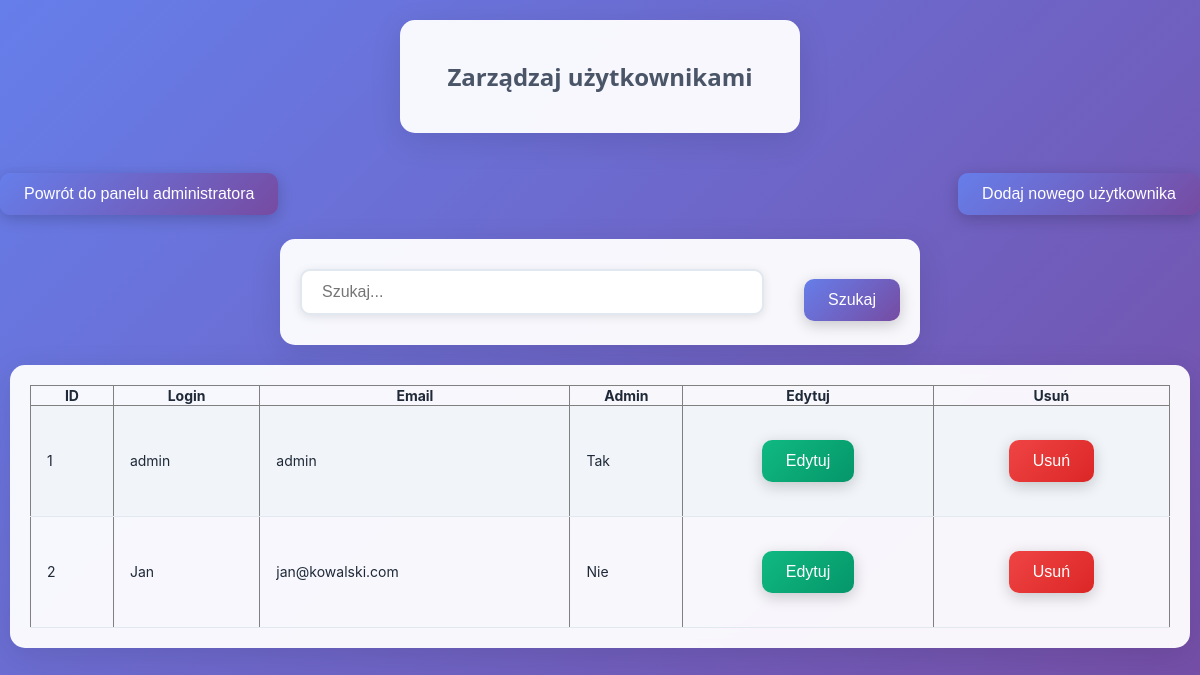
The app's page /manage_users.php, older data.
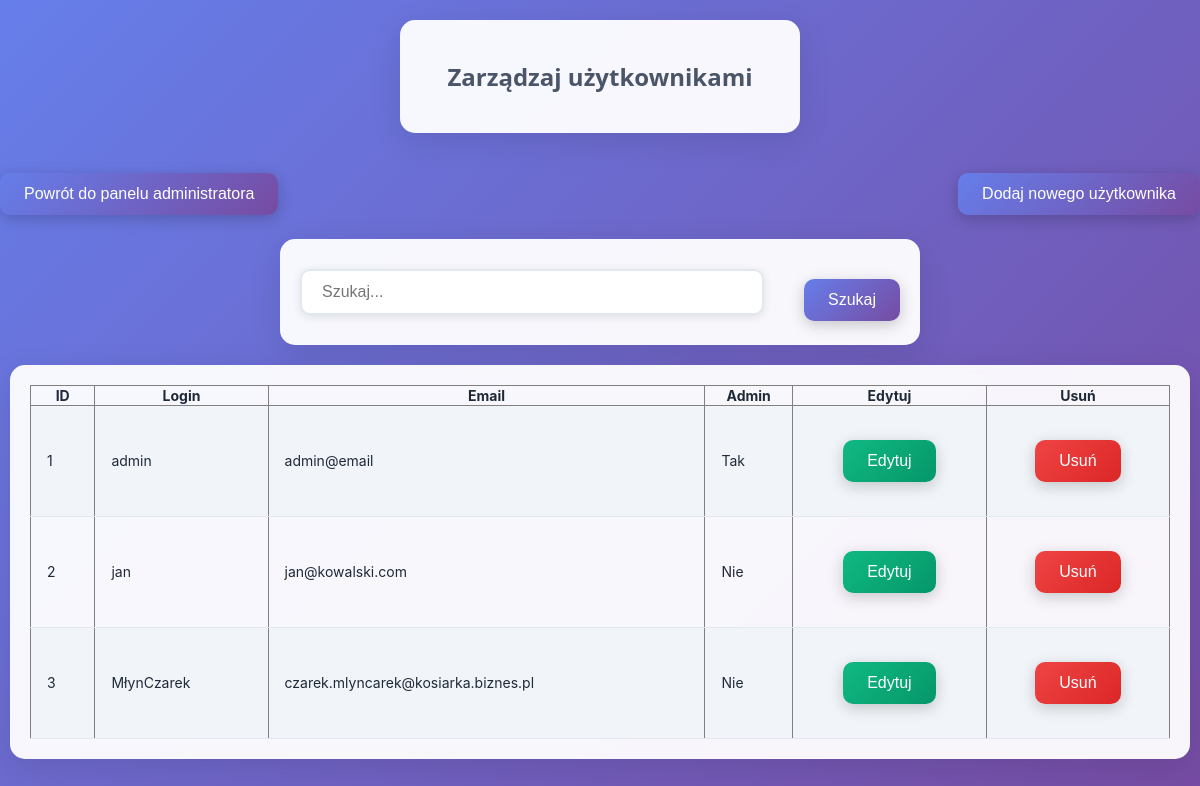
The same page, newer data.
### tables this page shows
CREATE TABLE `users` (
  `id` int(11) NOT NULL,
  `login` varchar(100) NOT NULL,
  `pass` varchar(100) NOT NULL,
  `email` varchar(255) NOT NULL,
  `admin` tinyint(1) NOT NULL DEFAULT 0
);

### class/DBManager.php (called while the page is built, shortened)
<?php
class DBManager
{
    private static ?DBManager $instance = null;
    private PDO $pdo;
    private function __construct()
    {
        $host = 'localhost';
        $db   = 'base';
        $user = 'root';
        $pass = '';
        $charset = 'utf8';
        $dsn = "mysql:host=$host;dbname=$db;charset=$charset";
        $options = [
            PDO::ATTR_ERRMODE            => PDO::ERRMODE_EXCEPTION,
            PDO::ATTR_DEFAULT_FETCH_MODE => PDO::FETCH_ASSOC,
            PDO::ATTR_EMULATE_PREPARES   => false,
        ];
        $this->pdo = new PDO($dsn, $user, $pass, $options);
    }
    public static function getInstance(): DBManager
    {
        if (self::$instance === null) {
            self::$instance = new DBManager();
        }
        return self::$instance;
    }
    public function query(string $sql, array $params = []): PDOStatement
    {
        $stmt = $this->pdo->prepare($sql);
        $stmt->execute($params);
        return $stmt;
    }
}

### class/users.php (called while the page is built, shortened)
<?php
include_once 'class/DBManager.php';
class Users
{
    private DBManager $db;
    private string $table = 'users';
    public function __construct()
    {
        $this->db = DBManager::getInstance();
    }
    public function getAll(): array
    {
        $sql = "SELECT id, login, email, admin FROM {$this->table}";
        return $this->db->query($sql)->fetchAll();
    }
}

### manage_users.php (the view, shortened to what this page needs)
<!DOCTYPE html>
<html lang="pl">
<head>
    <link rel="stylesheet" href="style/style2.css">
</head>
<body>
    <div style="width:30%">
    <h2>Zarządzaj użytkownikami</h2>
    </div>
    <input type="button" value="Powrót do panelu administratora" onclick="window.location.href='admin.php'" style="margin-bottom: 20px; float: left;">
    <input type="button" value="Dodaj nowego użytkownika" onclick="window.location.href='register.php'" style="margin-bottom: 20px; float: right;">
    <br><br><br>
    <div style="width: 50%; margin-bottom: 20px;">
        <form method="GET" action="">
        <input type="text" id="search" name="search" placeholder="Szukaj..." style="width: 70%; margin-bottom: 10px;">
        <input type="submit" value="Szukaj" id="searchBtn" style="float: right;">
    </form>
</div>
<div class='companyList'>
<?php
include_once 'class/DBManager.php';
include_once 'class/users.php';
$usersObj = new Users();
$usersList = $usersObj->getAll();
if (count($usersList) > 0) {
    echo "<table border='1' class='table'>
            <tr>
                <th>ID</th>
                <th>Login</th>
                <th>Email</th>
                <th>Admin</th>
                <th>Edytuj</th>
                <th>Usuń</th>
            </tr>";
    foreach ($usersList as $row) {
        echo "<tr>";
        echo "<td>" . htmlspecialchars($row['id']) . "</td>";
        echo "<td>" . htmlspecialchars($row['login']) . "</td>";
        echo "<td>" . htmlspecialchars($row['email']) . "</td>";
        echo "<td>" . ($row['admin'] ? 'Tak' : 'Nie') . "</td>";
        echo "<td><input type='button' value='Edytuj' class='edit' onclick=\"window.location.href='edit_user.php?id=" . urlencode($row['id']) . "'\"></td>";
        echo "<td><input type='button' value='Usuń' class='delete' onclick=\"window.location.href='delete_user.php?id=" . urlencode($row['id']) . "'\"></td>";
        echo "</tr>";
    }
    echo "</table>";
    echo "</div>";
} else {
    echo "Brak użytkowników do wyświetlenia.";
}
?>
</body>
</html>

### style/style2.css (style rules this page uses)
body { font-family: 'Segoe UI', Tahoma, Geneva, Verdana, sans-serif; background: linear-gradient(135deg, #667eea 0%, #764ba2 100%); margin: 0; padding: 0; min-height: 100vh; color: #333; }
div { padding: 20px; margin: 20px auto; background: rgba(255, 255, 255, 0.95); border: none; border-radius: 15px; box-shadow: 0 8px 32px rgba(0, 0, 0, 0.1); backdrop-filter: blur(10px); }
h1, h2 { text-align: center; color: #4a5568; margin-bottom: 20px; }
input { margin: 10px auto; padding: 12px 20px; font-size: 16px; background: white; color: #4a5568; border: 2px solid #e2e8f0; border-radius: 10px; transition: all 0.3s ease; box-shadow: 0 2px 10px rgba(0, 0, 0, 0.1); }
input[type="button"], input[type="submit"] { display: block; margin: 20px auto; padding: 12px 24px; font-size: 16px; background: linear-gradient(135deg, #667eea, #764ba2); color: white; border: none; border-radius: 10px; cursor: pointer; transition: all 0.3s ease; box-shadow: 0 4px 15px rgba(0, 0, 0, 0.2); }
.companyList { margin: 20px auto; width: 95%; overflow-x: auto; background: rgba(255, 255, 255, 0.95); border-radius: 15px; box-shadow: 0 8px 32px rgba(0, 0, 0, 0.1); backdrop-filter: blur(10px); }
.table { width: 100%; border-collapse: collapse; min-width: 900px; font-family: "Inter", "Segoe UI", sans-serif; font-size: 14px; color: #1f2937; }
.table tbody tr { transition: all 0.2s ease; }
.table td { padding: 14px 16px; border-bottom: 1px solid #e2e8f0; vertical-align: middle; }
.table tbody tr:nth-child(even) { background: #f1f5f9; }
.table .edit { background: linear-gradient(135deg, #10b981, #059669); color: white; }
.table .delete { background: linear-gradient(135deg, #ef4444, #dc2626); color: white; }

Row changes from the older to the newer data that the page shows:
changed users "admin": email "admin" → "admin@email"
changed users "jan@kowalski.com": login "Jan" → "jan"
added users: id "3", login "MłynCzarek", email "czarek.mlyncarek@kosiarka.biznes.pl", admin "Nie"
